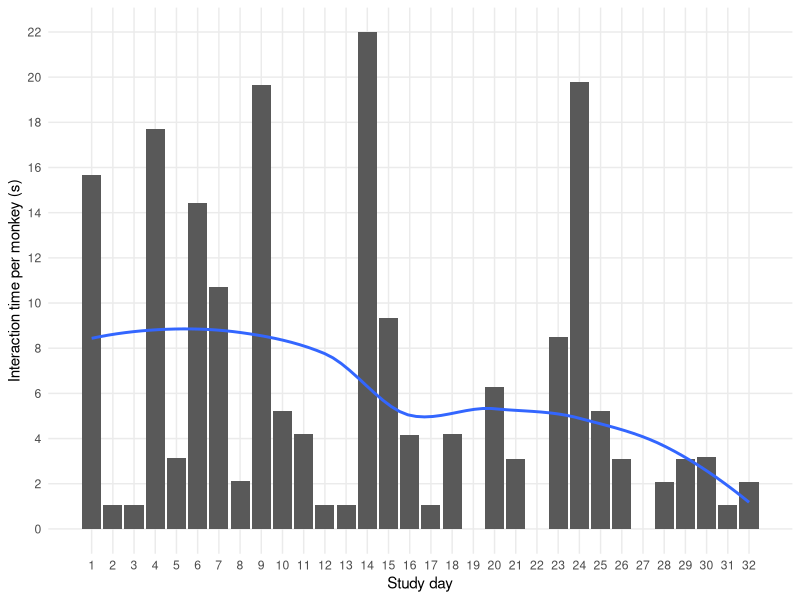
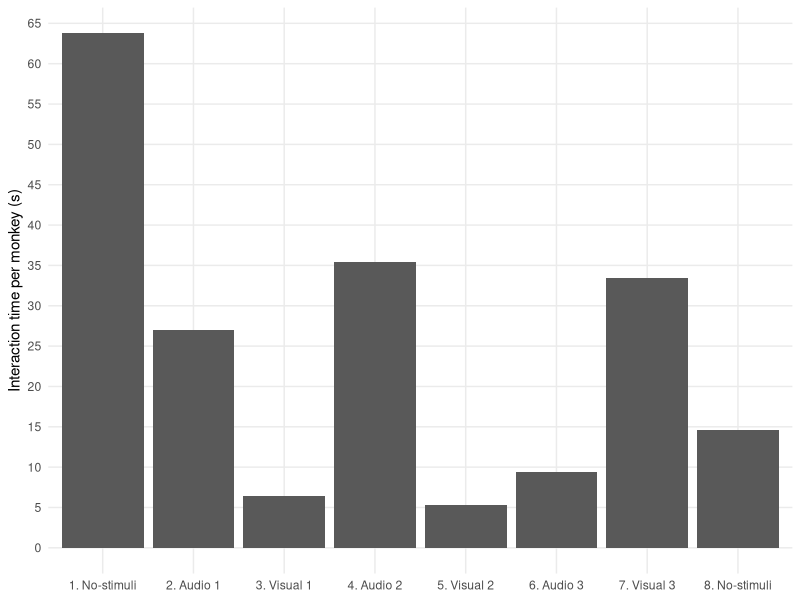
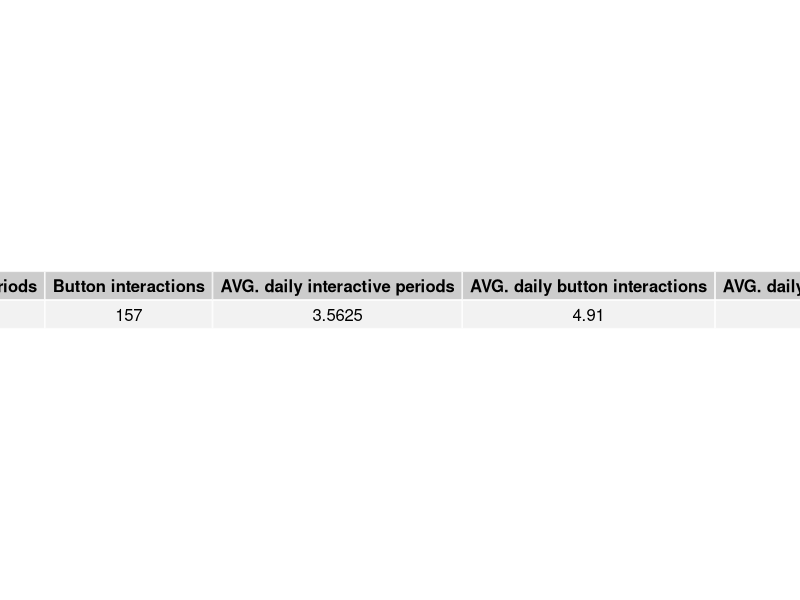
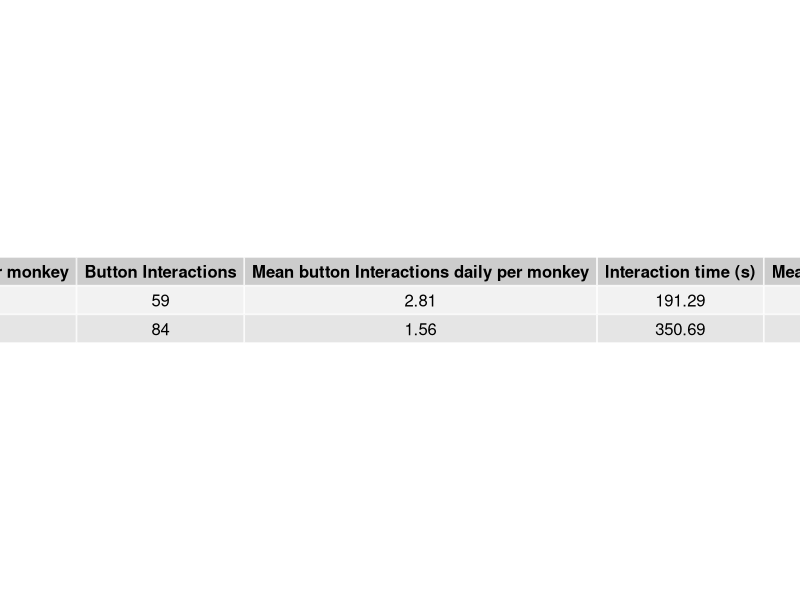
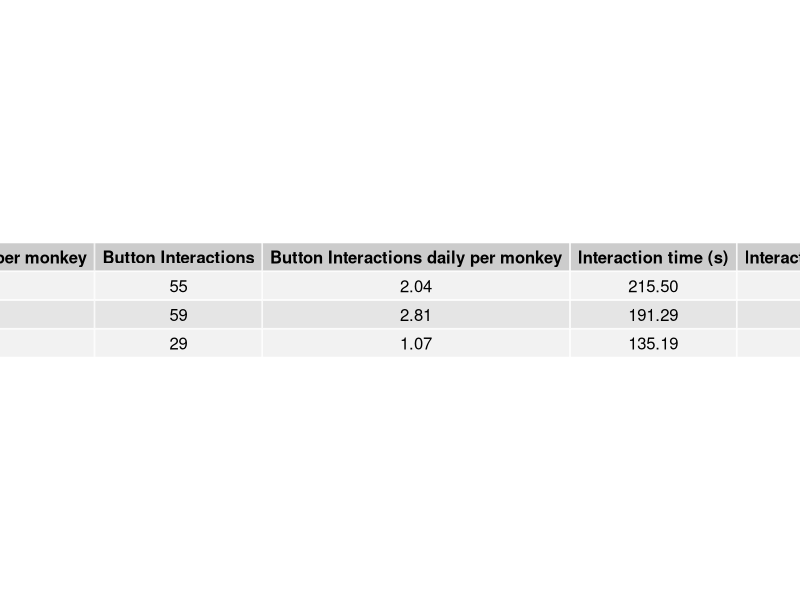
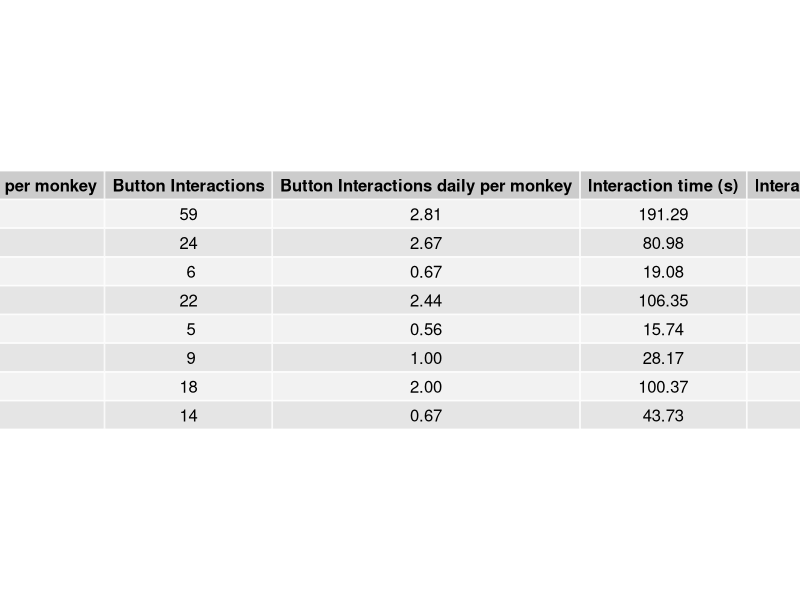
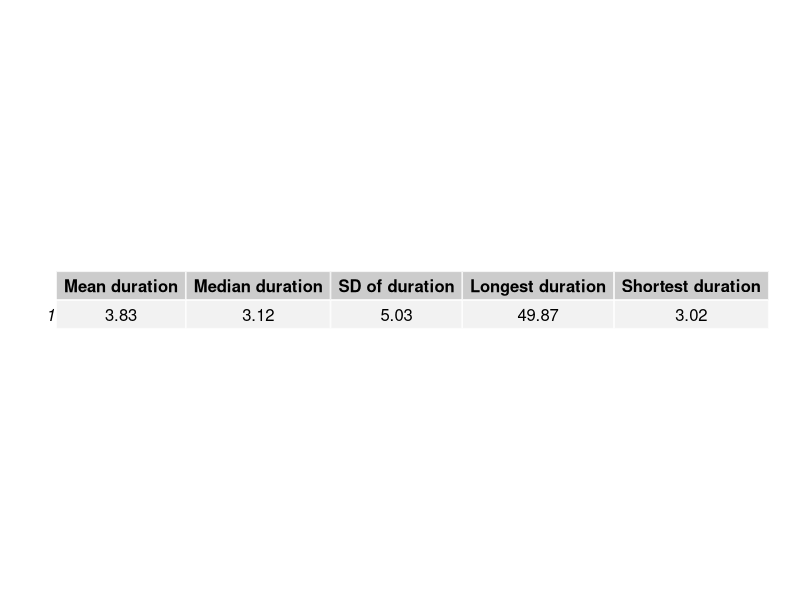
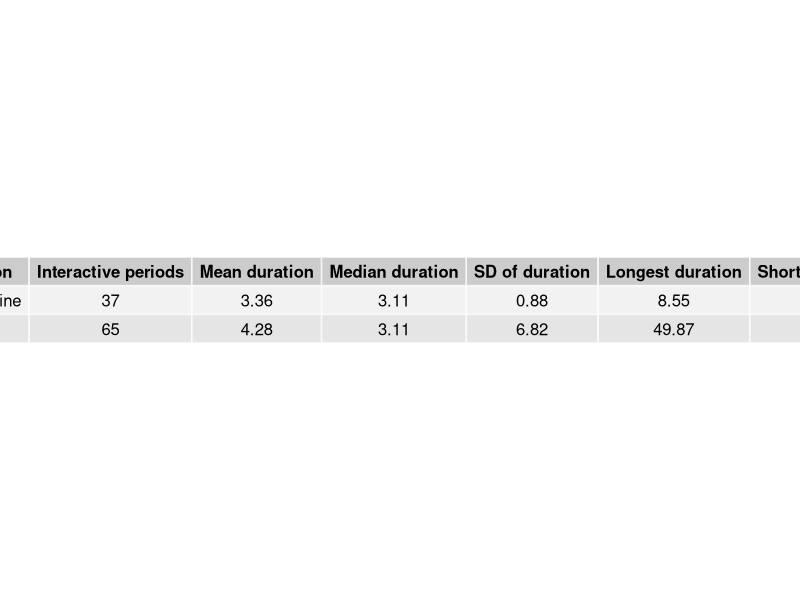

Generate these figures, in order, with R:

# TODO: can I just collectively leave the second baseline out of the data instead of filtering it here and there?

library(tidyverse)
library(gridExtra)

# Set directory to where this file resides.
setwd(dirname(rstudioapi::getActiveDocumentContext()$path))

# Load data
df <- read.table("parttwo-data.csv", header = T, sep = ",", dec = ".", stringsAsFactors = TRUE) %>%
  select(period_id, ix_id, date, study_day, test_phase, test_phase_day, using_stimuli, condition, stimulus, switch, content, starttime, duration, individual)
df

# What are the data types of columns?
str(df)

# Change some data types
df$period_id <- as.character(df$period_id)
df$ix_id <- as.character(df$ix_id)
df$switch <- as.factor(df$switch)
df$starttime <- as.character(df$starttime)
df$test_phase_day <- as.factor(df$test_phase_day)

# Data now
head(df)


# BASIC VALUES
monkeys = 3
study_days = 32
labels <- c(
  "1-control-prior" = "1. No-stimuli",
  "2-audio-1"= "2. Audio 1", 
  "3-visual-1" = "3. Visual 1", 
  "4-audio-2" = "4. Audio 2", 
  "5-visual-2" = "5. Visual 2",
  "6-audio-3" = "6. Audio 3",
  "7-visual-3" = "7. Visual 3",
  "8-control-post" = "8. No-stimuli")


# ------------------------------------------------ TRANSFORM DATA ------------------------------------------------------------------------

# DATA BASED ON STUDY DAY

# Collect summary data for each study day
data.daily <- df %>% group_by(stimulus, using_stimuli, condition, test_phase, test_phase_day, study_day) %>% 
  summarise(
    periods = n_distinct(period_id),
    periods.monkey = n_distinct(period_id)/monkeys,
    interactions = n_distinct(ix_id),
    interactions.monkey = n_distinct(ix_id)/monkeys,
    usetime = sum(duration),
    usetime.monkey = sum(duration)/monkeys
  )

# IF GOING TO TAKE ANY MEANS, NEED TO ADD EMPTY ROWS FOR MISSING DAYS

# video 2
data.daily <- bind_rows(data.daily, list(stimulus='visual', using_stimuli=TRUE, condition='stimuli', test_phase='5-visual-2', test_phase_day="3", study_day=19, periods=0, periods.monkey=0, interactions=0, interactions.monkey=0, usetime=0, usetime.monkey=0))

# audio 3
data.daily <- bind_rows(data.daily, list(stimulus='auditory', using_stimuli=TRUE, condition='stimuli', test_phase='6-audio-3', test_phase_day="3", study_day=22, periods=0, periods.monkey=0, interactions=0, interactions.monkey=0, usetime=0, usetime.monkey=0))

# Posterior baseline
data.daily <- bind_rows(data.daily, list(stimulus='no-stimulus', using_stimuli=FALSE, condition='second-baseline', test_phase='8-control-post', test_phase_day="2", study_day=27, periods=0, periods.monkey=0, interactions=0, interactions.monkey=0, usetime=0, usetime.monkey=0))


# Arrange the table
data.daily <- data.daily %>% arrange(study_day)

data.daily

# DATA BASED ON INTERACTIVITY PERIODS (combine interactions together)

# Group the data by the interactive periods. 
#   Calculate the duration of period by sum of its interaction durations. 
#   Pick the starttime as the earliest time of its interactions.
df.periods <- df %>% group_by(period_id, date, study_day, test_phase, test_phase_day, stimulus, switch, content, individual, using_stimuli, condition) %>%
  summarise(
    stimulus_interactions = n_distinct(ix_id),
    starttime = min(starttime),
    duration = sum(duration)
  )

df.periods


# ------------------------------------------------ ANALYSIS ------------------------------------------------------------------------


# 1 Sumary stats -------------------------------------------------------------------------------------------------------------------

# Interactive periods: total, daily, per monkey, daily per monkey
# Button interactions: total, daily, per monkey, daily per monkey
# Interaction time: total, per monkey, daily per monkey, SD

# A - WHOLE STUDY

tab1 <- df %>% summarise(
  'Interactive periods' = n_distinct(period_id),
  'Button interactions' = n_distinct(ix_id),
  'AVG. daily interactive periods' = n_distinct(period_id)/study_days,
  'AVG. daily button interactions' = format(round(n_distinct(ix_id)/study_days,2),nsmall=2),
  'AVG. daily interaction time' = format(round(sum(duration)/study_days,2),nsmall=2)
)

tab1

png("1-A summary_whole-study.png",height=150,width=800)
grid.table(tab1)
dev.off()

# B - NO-STIMULI VS STIMULI

tab2 <- data.daily %>% filter(condition!='second-baseline') %>% group_by(condition) %>% 
  summarise(
    'Study days' = n_distinct(study_day),
    'Interactive periods' = sum(periods),
    'Mean interactive periods daily per monkey' = format(round(mean(periods.monkey),2),nsmall=2),
    'Button Interactions' = sum(interactions),
    'Mean button Interactions daily per monkey' = format(round(mean(interactions.monkey),2),nsmall=2),
    'Interaction time (s)' = format(round(sum(usetime),2),nsmall=2),
    'Mean interaction time (s) daily per monkey' = format(round(mean(usetime.monkey),2),nsmall=2),
    'SD of interaction time (s) daily per monkey' = format(round(sd(usetime.monkey),2),nsmall=2)
  )

tab2

png("1-B summary_using-stimuli.png",height=150,width=1600)
grid.table(tab2)
dev.off()

# C - STIMULI TYPE (AUDIO, VISUAL, NO)

tab3 <- data.daily %>% filter(condition!='second-baseline') %>% group_by(stimulus) %>% 
  summarise(
    'Study days' = n_distinct(study_day),
    'Interactive periods' = sum(periods),
    'Interactive periods daily per monkey' = format(round(mean(periods.monkey),2),nsmall=2),
    'Button Interactions' = sum(interactions),
    'Button Interactions daily per monkey' = format(round(mean(interactions.monkey),2),nsmall=2),
    'Interaction time (s)' = format(round(sum(usetime),2),nsmall=2),
    'Interaction time (s) daily per monkey' = format(round(mean(usetime.monkey),2),nsmall=2),
    'SD of interaction time (s) daily per monkey' = format(round(sd(usetime.monkey),2),nsmall=2)
  )

tab3

png("1-C summary_stimuli-type.png",height=150,width=1600)
grid.table(tab3)
dev.off()

# D - CYCLES

tab4 <- data.daily %>% group_by(test_phase) %>% 
  summarise(
    'Study days' = n_distinct(study_day),
    'Interactive periods' = sum(periods),
    'Interactive periods daily per monkey' = format(round(mean(periods.monkey),2),nsmall=2),
    'Button Interactions' = sum(interactions),
    'Button Interactions daily per monkey' = format(round(mean(interactions.monkey),2),nsmall=2),
    'Interaction time (s)' = format(round(sum(usetime),2),nsmall=2),
    'Interaction time (s) daily per monkey' = format(round(mean(usetime.monkey),2),nsmall=2),
    'SD of interaction time (s) daily per monkey' = format(round(sd(usetime.monkey),2),nsmall=2)
  )

tab4

png("1-D summary_cycles.png",height=150,width=1600)
grid.table(tab4)
dev.off()


# 2 Duration of interactivity periods ----------------------------------------------------------------------------------------

# Interactions = Interactivity periods
# Collect the stats about interactive period durations: 
#   Mean, median, std, longest, shortest

# A - WHOLE STUDY

results.periods <- df.periods %>% group_by() %>% summarise(
  'Mean duration' = format(round(mean(duration),2), nsmall=2),
  'Median duration' = format(round(median(duration),2), nsmall=2),
  'SD of duration' = format(round(sd(duration),2), nsmall=2),
  'Longest duration' = format(round(max(duration),2),nsmall=2),
  'Shortest duration' = format(round(min(duration),2), nsmall=2)
)

results.periods

png("2-A duration_whole-study.png",height=150,width=800)
grid.table(results.periods)
dev.off()


# B - NO STIMULI VS STIMULI

results.periods <- left_join(data.daily %>% filter(condition!='second-baseline') %>% group_by(condition) %>%
                               summarise(
                                 'Interactive periods' = sum(periods)
                               ), 
                             df.periods %>% filter(condition!='second-baseline') %>% group_by(condition) %>% 
                               summarise(
                                 'Mean duration' = format(round(mean(duration),2), nsmall=2),
                                 'Median duration' = format(round(median(duration),2), nsmall=2),
                                 'SD of duration' = format(round(sd(duration),2), nsmall=2),
                                 'Longest duration' = format(round(max(duration),2),nsmall=2),
                                 'Shortest duration' = format(round(min(duration),2), nsmall=2)
                               )
)

results.periods

# Print out the results table. Saved to the same directory as the file is at.
png("2-B duration_using-stimuli.png",height=150,width=800)
grid.table(results.periods)
dev.off()

# C - STIMULI TYPE

results.periods <- left_join(data.daily %>% filter(condition!='second-baseline') %>% group_by(stimulus) %>%
                               summarise(
                                 'Interactive periods' = sum(periods)
                               ), 
                             df.periods %>% filter(condition!='second-baseline') %>% group_by(stimulus) %>% 
                               summarise(
                                 'Mean duration' = format(round(mean(duration),2), nsmall=2),
                                 'Median duration' = format(round(median(duration),2), nsmall=2),
                                 'SD of duration' = format(round(sd(duration),2), nsmall=2),
                                 'Longest duration' = format(round(max(duration),2),nsmall=2),
                                 'Shortest duration' = format(round(min(duration),2), nsmall=2)
                               )
)

results.periods

# Print out the results table. Saved to the same directory as the file is at.
png("2-C duration_stimuli-type.png",height=150,width=800)
grid.table(results.periods)
dev.off()

# D - CYCLES

results.periods <- left_join(data.daily %>% group_by(test_phase) %>%
                               summarise(
                                 'Interactive periods' = sum(periods)
                               ), 
                             df.periods %>% group_by(test_phase) %>% 
                               summarise(
                                 'Mean duration' = format(round(mean(duration),2), nsmall=2),
                                 'Median duration' = format(round(median(duration),2), nsmall=2),
                                 'SD of duration' = format(round(sd(duration),2), nsmall=2),
                                 'Longest duration' = format(round(max(duration),2),nsmall=2),
                                 'Shortest duration' = format(round(min(duration),2), nsmall=2)
                               )
)

results.periods

# Print out the results table. Saved to the same directory as the file is at.
png("2-D duration_cycles.png",height=150,width=800)
grid.table(results.periods)
dev.off()



# 3 Duration of button interactions ----------------------------------------------------------------------------------------

# Interactions = Button interactions

# A - WHOLE STUDY

results.buttons <- df %>% group_by() %>% summarise(
  'Mean duration' = format(round(mean(duration),2), nsmall=2),
  'Median duration' = format(round(median(duration),2), nsmall=2),
  'SD of duration' = format(round(sd(duration),2), nsmall=2),
  'Longest duration' = format(round(max(duration),2),nsmall=2),
  'Shortest duration' = format(round(min(duration),2), nsmall=2)
)

results.buttons

png("3-A duration_whole-study.png",height=150,width=800)
grid.table(results.buttons)
dev.off()

# B - USING STIMULI
results.buttons <- left_join(data.daily %>% filter(condition!='second-baseline') %>% group_by(condition) %>%
                               summarise(
                                 'Button interactions' = sum(interactions)
                               ), 
                             df %>% filter(condition!='second-baseline') %>% group_by(condition) %>% 
                               summarise(
                                 'Mean duration' = format(round(mean(duration),2), nsmall=2),
                                 'Median duration' = format(round(median(duration),2), nsmall=2),
                                 'SD of duration' = format(round(sd(duration),2), nsmall=2),
                                 'Longest duration' = format(round(max(duration),2),nsmall=2),
                                 'Shortest duration' = format(round(min(duration),2), nsmall=2)
                               )
)

results.buttons

png("3-B duration_using-stimuli.png",height=150,width=800)
grid.table(results.buttons)
dev.off()

# C - STIMULI TYPE

results.buttons <- left_join(data.daily %>% filter(condition!='second-baseline') %>% group_by(stimulus) %>%
                               summarise(
                                 'Button interactions' = sum(interactions)
                               ), 
                             df %>% filter(condition!='second-baseline') %>% group_by(stimulus) %>% 
                               summarise(
                                 'Mean duration' = format(round(mean(duration),2), nsmall=2),
                                 'Median duration' = format(round(median(duration),2), nsmall=2),
                                 'SD of duration' = format(round(sd(duration),2), nsmall=2),
                                 'Longest duration' = format(round(max(duration),2),nsmall=2),
                                 'Shortest duration' = format(round(min(duration),2), nsmall=2)
                               )
)

results.buttons

png("3-C duration_stimuli-type.png",height=150,width=800)
grid.table(results.buttons)
dev.off()

# D - CYCLES

results.buttons <- left_join(data.daily %>% group_by(test_phase) %>%
                               summarise(
                                 'Button interactions' = sum(interactions)
                               ), 
                             df %>% group_by(test_phase) %>% 
                               summarise(
                                 'Mean duration' = format(round(mean(duration),2), nsmall=2),
                                 'Median duration' = format(round(median(duration),2), nsmall=2),
                                 'SD of duration' = format(round(sd(duration),2), nsmall=2),
                                 'Longest duration' = format(round(max(duration),2),nsmall=2),
                                 'Shortest duration' = format(round(min(duration),2), nsmall=2)
                               )
)

results.buttons

png("3-D duration_cycles.png",height=150,width=800)
grid.table(results.buttons)
dev.off()




# 4 TRAJECTORY OF DAILY USAGE ----------------------------------------------------------------------------------------

# Interaction time per monkey
g1 <- ggplot(data=data.daily, aes(study_day, usetime.monkey)) + #fill=test_phase
  #geom_line() +
  #geom_point() +
  geom_col() +
  geom_smooth(se=FALSE) +
  scale_x_continuous(breaks=seq(1,32,1)) +
  scale_y_continuous(breaks=seq(0,24,2)) +
  xlab('Study day') +
  ylab('Interaction time per monkey (s)') +
  #labs(title='Interaction time per monkey') +
  theme_minimal()

g1 <- g1 + theme(panel.grid.minor = element_blank())

g1

ggsave("4-periods-trajectory-cols-n-smooth.png", g1, width=8.5, height=4.5)  

# By cycles

g2 <- ggplot(data=data.daily, aes(test_phase, usetime.monkey)) +
  geom_col() +
  scale_y_continuous(breaks=seq(0,70,5)) +
  xlab(NULL) +
  ylab('Interaction time per monkey (s)') +
  scale_x_discrete(labels = labels) +
  #labs(title='Interaction time per monkey') +
  theme_minimal()

g2 <- g2 + theme(panel.grid.minor = element_blank())

g2

ggsave("4-2_cycle-trajectory.png", g2, width=6.5, height=4.5)  


png("4-B table-cycles-usage.png",height=200,width=300)
grid.table(
  data.daily %>% group_by(test_phase) %>%
    summarise('interaction time (s)' =round(sum(usetime.monkey),1))
)
dev.off()



# 5 INDIVIDUAL USAGE -----------------------------------------------------------------------------------------------

# WHOLE STDUY
individuals <- df.periods %>% group_by(individual) %>% 
  summarise(
    periods = n_distinct(period_id),
    interactions = sum(stimulus_interactions),
    usetime = format(round(sum(duration),0),nsmall=0),
    m.duration = format(round(mean(duration),1), nsmall=1),
    md.duration = round(median(duration),1),
    std.duration = format(round(sd(duration),1), nsmall=1),
    max.duration = format(round(max(duration),1),nsmall=1),
    min.duration = format(round(min(duration),1), nsmall=1)
  )
individuals

png("5-A individuals_whole-study.png",height=150,width=800)
grid.table(individuals)
dev.off()

# NO STIMULI V STIMULI

individuals <- df.periods %>% filter(condition!='second-baseline') %>% group_by(condition, individual) %>% 
  summarise(
    periods = n_distinct(period_id),
    interactions = sum(stimulus_interactions),
    usetime = format(round(sum(duration),0),nsmall=0),
    m.duration = format(round(mean(duration),1), nsmall=1),
    md.duration = round(median(duration),1),
    std.duration = format(round(sd(duration),1), nsmall=1),
    max.duration = format(round(max(duration),1),nsmall=1),
    min.duration = format(round(min(duration),1), nsmall=1)
  )
individuals

png("5-B individuals_using-stimuli.png",height=150,width=800)
grid.table(individuals)
dev.off()

# STIMULI TYPE

individuals <- df.periods %>% filter(condition!='second-baseline') %>% group_by(stimulus, individual) %>% 
  summarise(
    periods = n_distinct(period_id),
    interactions = sum(stimulus_interactions),
    usetime = format(round(sum(duration),0),nsmall=0),
    m.duration = format(round(mean(duration),1), nsmall=1),
    md.duration = round(median(duration),1),
    std.duration = format(round(sd(duration),1), nsmall=1),
    max.duration = format(round(max(duration),1),nsmall=1),
    min.duration = format(round(min(duration),1), nsmall=1)
  )
individuals

png("5-C individuals_stimuli-type.png",height=150,width=800)
grid.table(individuals)
dev.off()

# CYCLES

individuals <- df.periods %>% group_by(test_phase, individual) %>% 
  summarise(
    periods = n_distinct(period_id),
    interactions = sum(stimulus_interactions),
    usetime = format(round(sum(duration),0),nsmall=0),
    m.duration = format(round(mean(duration),1), nsmall=1),
    md.duration = round(median(duration),1),
    std.duration = format(round(sd(duration),1), nsmall=1),
    max.duration = format(round(max(duration),1),nsmall=1),
    min.duration = format(round(min(duration),1), nsmall=1)
  )
individuals

png("5-D individuals-cycles.png",height=500,width=800)
grid.table(individuals)
dev.off()


# 6 BUTTON USAGE -----------------------------------------------------------------------------------------------

png("6-Button usage.png",height=150,width=300)
grid.table(
  df %>% group_by(switch) %>% summarise(
    'Button interactions' = n_distinct(ix_id),
  )
)
dev.off()


# 7 CONTENT PREFERENCE ------------------------------------------------------------------------------------------

df2 <- read.table("parttwo-stimuli-interactions.csv", header = T, sep = ",", dec = ".", stringsAsFactors = TRUE)
df2

content.preference <- df2 %>% group_by(stimulus,content) %>%
  summarise(
    'Activations' = sum(interactions),
    'Activations per monkey' = round(sum(interactions.monkey),2),
    'Mean of activations per monkey' = round(mean(interactions.monkey),2),
    'Interaction time (s)' = round(sum(usetime),2),
    'Interaction time (s) per monkey' = round(sum(usetime.monkey),2),
    'Mean of interaction time per monkey' = round(mean(usetime.monkey),2)
  )
content.preference

png("7-content-preference-1-basics.png",height=300,width=1500)
grid.table(content.preference)
dev.off()

content.preference2 <- df %>% filter(stimulus!='no-stimuli') %>% group_by(stimulus,content) %>% 
  summarise(
    'Mean duration (s)' = round(mean(duration),2),
    'Median duration (s)' = round(median(duration),2),
    'SD of duration (s)' = round(sd(duration),2),
    'Longest duration (s)' = round(max(duration),2),
    'Shortest duration (s)' = round(min(duration),2)
  )

content.preference2

png("7-content-preference-2-durations.png",height=300,width=1500)
grid.table(content.preference2)
dev.off()


# 8 PASSING THROUGH AND SITTING ------------------------------------------------------------------------------------------

df <- read.table("parttwo-data.csv", header = T, sep = ",", dec = ".", stringsAsFactors = TRUE) %>%
  select(period_id, ix_id, walking_through, sitting)
df

n_distinct(df$period_id)

df %>% filter(walking_through==TRUE) %>% 
  summarise(periods = n_distinct(period_id),
            interactions = n_distinct(ix_id)
            )

df %>% filter(sitting==TRUE) %>% 
  summarise(periods = n_distinct(period_id),
            interactions = n_distinct(ix_id)
  )
